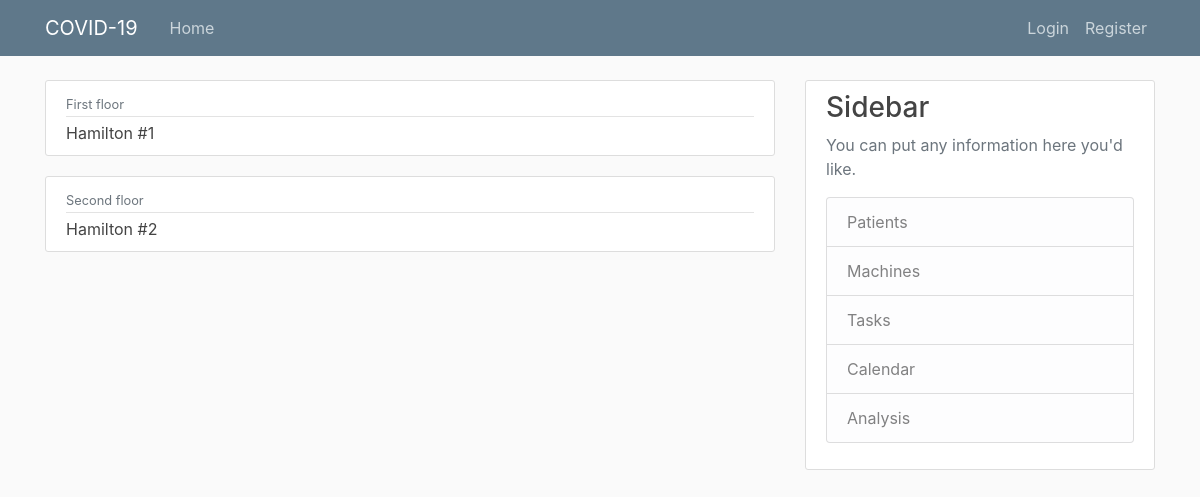
/manager/patient/1/machines/1/, run on an earlier commit of the app's database.
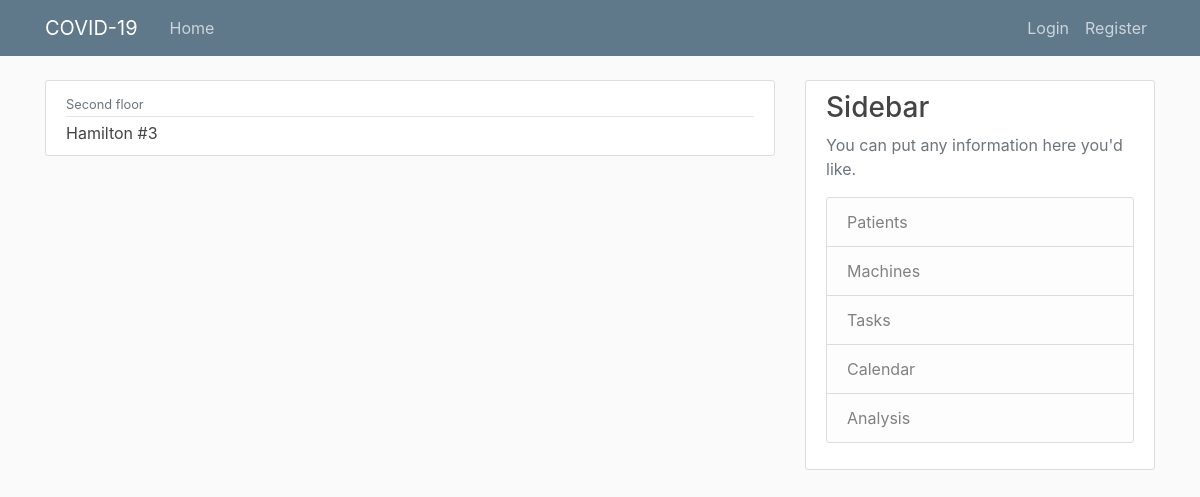
And on a later commit of the database.
### manager/models.py (models this page shows, shortened)
class Machine(models.Model):
    model = models.ForeignKey(MachineType, on_delete=models.CASCADE)
    location = models.CharField(max_length=100)
    description = models.TextField(blank=True)
    patient_pk = models.IntegerField(default=0)
    def __str__(self):
    	return self.model.name + ' #' + str(self.pk)

class MachineType(models.Model):
    name = models.CharField(max_length=100)
    description = models.TextField(blank=True)

### manager/views.py (the view)
# urls.py: path('patient/<int:pk>/machines/<int:machinetype_pk>/', views.patient_machine, name='patient-machine'),
def patient_machine(request, pk, machinetype_pk):
    try:
        patient = Patient.objects.get(pk=pk)
    except Patient.DoesNotExist:
        raise Http404("Patient not found")
    machines = Machine.objects.filter(model__pk=machinetype_pk).filter(patient_pk=0)
    return render(request, 'patient_machine.html', {'pk': pk, 'machines': machines})

### manager/templates/patient_machine.html
{% extends "base.html" %}
{% block content %}
{% for machine in machines %}
	<article class="media content-section">
		<div class="media-body">
			<div class="article-metadata">
				<small class="text-muted">{{ machine.location }}</small>
			</div>
			<a class="article-title" href="{% url 'patient-assign' pk machine.pk %}">{{ machine }}</a>
		</div>
	</article>
{% endfor %}
{% endblock content %}

What changed in the data, as far as the page shows it:
no longer on this page (row edited): Machine: location "First floor", model+id "Hamilton #1"
no longer on this page (row edited): Machine: location "Second floor", model+id "Hamilton #2"
now on this page (row edited): Machine: location "Second floor", model+id "Hamilton #3"
